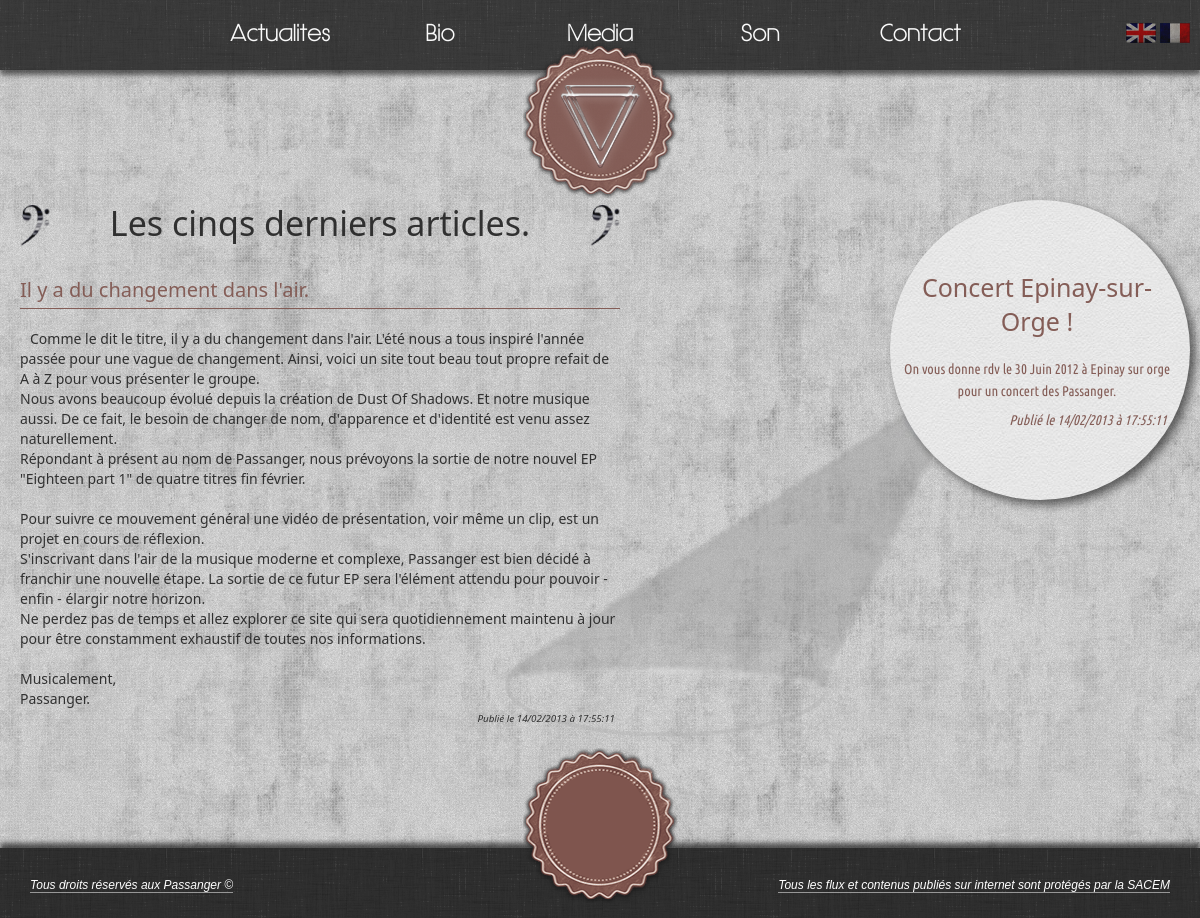
Before: / with the older database file.
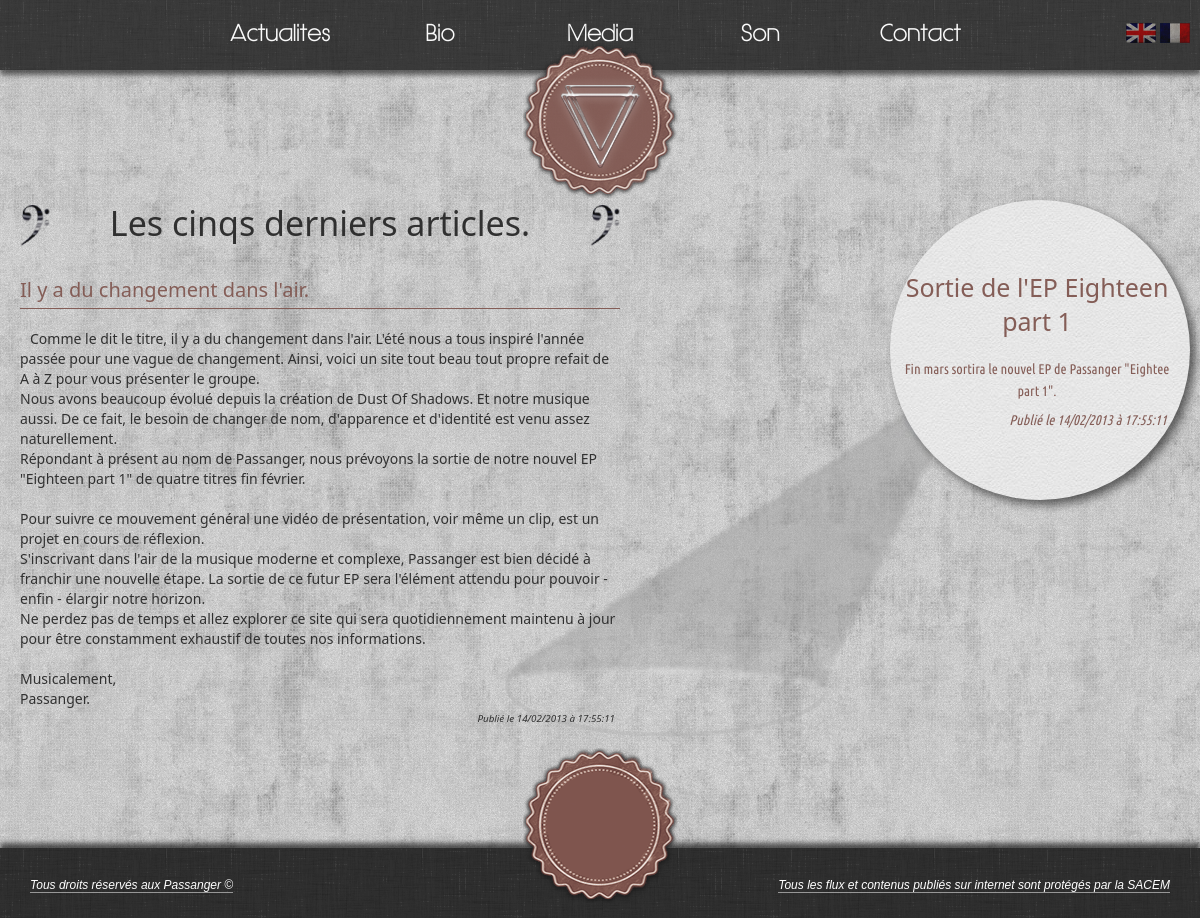
After: the same page with the newer database file.
### tables this page shows
CREATE TABLE IF NOT EXISTS `links` (
  `idLinks` smallint(5) unsigned NOT NULL AUTO_INCREMENT,
  `text` varchar(200) NOT NULL,
  `href` mediumtext NOT NULL,
  `lang` varchar(2) NOT NULL,
  PRIMARY KEY (`idLinks`)
);

CREATE TABLE IF NOT EXISTS `actus` (
  `idActus` smallint(5) unsigned NOT NULL AUTO_INCREMENT,
  `nom_table` varchar(255) NOT NULL,
  `title` varchar(250) NOT NULL,
  `body` longtext NOT NULL,
  `date` int(11) NOT NULL,
  `lang` varchar(2) NOT NULL,
  PRIMARY KEY (`idActus`)
);

CREATE TABLE IF NOT EXISTS `event` (
  `idEvent` smallint(5) NOT NULL AUTO_INCREMENT,
  `nom_table` varchar(255) NOT NULL,
  `title` varchar(255) NOT NULL,
  `body` text NOT NULL,
  `date` int(11) NOT NULL,
  `type` varchar(11) NOT NULL,
  `lang` varchar(2) NOT NULL,
  PRIMARY KEY (`idEvent`)
);

### class/Session.php (called while the page is built, shortened)
<?php
class Session{
    public function __construct($sessionName = 'anonyme',$cookieParams = array(), $timeout = 3600){
        $this->sessionName = (string) $sessionName;
        $this->cookieParams = array_merge(
			session_get_cookie_params(),
			$cookieParams
        );
    }
    public function write($key, $value){
        return $this;
    }
    public function read($key, $default = NULL){
        return (isset($_SESSION[$key]))? $_SESSION[$key] : $default;
    }
}

### bootstrap.php (called while the page is built, shortened)
<?php
require_once 'class/Session.php';
$session = new Session();

### class/Links.php (called while the page is built)
<?php
class Links{
    private $pdo = null;
    private $lang = null;
    public function __construct($pdo, $lang){
        $this->pdo = $pdo;
        $this->lang = $lang;
    }
    public function getAllLinks(){
        $request = "SELECT idLinks, text, href
			FROM links
			WHERE lang='".$this->lang."'";
		$links_array = array();
        try{
            $result = $this->pdo->query($request);
            while($ligne = $result->fetch(PDO::FETCH_ASSOC)){
                    $links_array[$ligne['idLinks']] = $ligne;
            }
            return $links_array;
        }catch(PDOException $e){
            print $e->getMessage();
        }
        return array();
    }
}

### class/Actus.php (called while the page is built, shortened)
<?php
class Actus{
    private $pdo = null;
    private $lang = null;
    public function __construct($pdo, $lang){
        $this->pdo = $pdo;
        $this->lang = $lang;
    }
	public function getLastFiveActus(){
        $request = "SELECT idActus, title, body , date
			FROM actus
			WHERE lang='".$this->lang."'
			LIMIT 5";
        $actus_array = array();
        try{
            $result = $this->pdo->query($request);
            while($ligne = $result->fetch(PDO::FETCH_ASSOC)){
                $actus_array[$ligne['idActus']] = $ligne;
            }
            return $actus_array;
        }catch(PDOException $e){
            print $e->getMessage();
        }
        return array();
	}
}

### class/Event.php (called while the page is built, shortened)
<?php
class Event{
    private $pdo = null;
    private $lang = null;
    public function __construct($pdo, $lang){
        $this->pdo = $pdo;
        $this->lang = $lang;
    }
	public function getLastFiveEvent(){
        $request = "SELECT idEvent, title, body , date, type
			FROM event
			WHERE lang='".$this->lang."'
			LIMIT 5";
        $event_array = array();
        try{
            $result = $this->pdo->query($request);
            while($ligne = $result->fetch(PDO::FETCH_ASSOC)){
                $event_array[$ligne['idEvent']] = $ligne;
            }
            return $event_array;
        }catch(PDOException $e){
            print $e->getMessage();
        }
        return array();
	}
}

### home.php (the view, shortened to what this page needs)
<?php
	require_once 'class/Actus.php';
	require_once 'class/Event.php';
	$actus = new Actus($pdo,$session->read('langue'));
	$actusInformation = $actus->getLastFiveActus();
	$event = new Event($pdo,$session->read('langue'));
	$eventInformation = $event->getLastFiveEvent();
?>
<div id="conteneur">
	<div id="article">
	    <h1><?php echo LAST_FIVE_ARTICLE; ?></h1>
	    <?php
		    foreach($actusInformation as $this_actu){
	    ?>
	    <article>
	    <div class="article_block">
		    <h2 class="titre"><?php echo $this_actu['title']; ?></h2>
		    <div class="content_article">
			    <p>
				    <?php echo nl2br($this_actu['body']); ?>
				    <?php echo "<p class='published'>".DATE_PUBLISHED." " , date("d/m/Y ".AT." H:i:s",$this_actu['date']) , "</p>"; ?>
			    </p>
		    </div>
	    </div>
	    </article>
	    <?php
		    }
	    ?>
	</div>
	<div id="event">
		<?php
			$compteur = 1;
			foreach($eventInformation as $this_event){
		?>
		<section id="event-<?php echo $compteur; ?>" <?php if($compteur == 1)echo "class='active_carousel'"; ?>>
		<div class="section_block">
			<h2 class="titre">
				<?php echo $this_event['title']; ?>
			</h2>
			<div class="content_event">
				<?php echo $this_event['body']; ?>
			</div>
			<div class="date_event">
				<?php echo "<p class='published'>".DATE_PUBLISHED." " , date("d/m/Y ".AT." H:i:s",$this_event['date']) , "</p>"; ?>
			</div>
		</div>
		</section>
		<?php
			    $compteur++;
			}
		?>
	    <img id="projo-right-to-left" src="public/media/image/lumiere.png" alt="lumiere droite" />
	</div>
</div>

### index.php (shortened to what this page needs)
<?php
	require_once 'bootstrap.php';
	require_once 'class/Header.php';
?>
<!DOCTYPE HTML>
<html>
    <head>
        <?php
            include("page/meta.phtml");
        ?>
    </head>
    <body <?php echo (isset($_SESSION['loader']) && $_SESSION['loader'] != 'off' ? 'onload="loader()"':"") ; ?> >
		<div id="global">
			<div id="corps">
				<?php
					include("page/header.phtml");
					include($page.".php");
				?>
			</div>
			<?php
				include("page/footer.phtml");
			?>
		</div>
    </body>
</html>

### page/meta.phtml (shortened to what this page needs)
<link rel="stylesheet" href="public/css/style.css" media="screen" type="text/css">
<link rel="stylesheet" href="public/css/animation.css" media="screen" type="text/css">
<link rel="stylesheet" type="text/css" href="public/css/common.css" />
<link rel="stylesheet" type="text/css" href="public/css/style_social.css" />
<link rel="stylesheet" type="text/css" href="public/css/style_slider.css" />
<link rel="stylesheet" type="text/css" href="public/css/elastislide.css" />
<link rel="stylesheet" type="text/css" href="public/css/responsiv.css" />

### page/header.phtml (shortened to what this page needs)
<?php
	require_once 'class/Links.php';
	$links = new Links($pdo,$session->read('langue'));
	$linksInformation = $links->getAllLinks();
    $tag_langue = isset($_SESSION['langue'])?$_SESSION['langue']:'fr';
	$actual_url = ($_SERVER['REQUEST_URI'] == '/'?'/'.$tag_langue.'-home':$_SERVER['REQUEST_URI']);
?>
<header>
<div id="header_block">
	<div id="language">
		<a href="set_language.php?lang=en" title="English Version">
			<img src="public/media/image/flag_en.png" />
		</a>
		<a href="set_language.php?lang=fr" title="Version Française">
			<img src="public/media/image/flag_fr.png" />
		</a>
	</div>
	<div id="header">
		<ul>
		<?php
			foreach($linksInformation as $this_link_information){
				$id_css_array = explode('.',$this_link_information['href']);
				$id_css = reset($id_css_array);
				$url_tab = '/'.$tag_langue.'-'.$this_link_information['href'];
				if($this_link_information['href'] != 'home'){
					echo '
		<li '.(($actual_url == $url_tab)?'class="selected menu"':'class="menu"').'id="'.$id_css.'">
			<a href="'.$tag_langue.'-'.$this_link_information['href'].'">'.
				$this_link_information['text'].'
			</a>
		</li>';
				}
			}
		?>
		</ul>
	</div>
	<div id="logo">
		<a href="<?php echo $tag_langue; ?>-home">
		</a>
	</div>
</div>
</header>

### page/footer.phtml
<footer>
<div id="footer_block">
	<div id="footer">
		<p class="foot_left">
			<?php echo COPYRIGHT;?>
		</p>
		<p class="foot_right">
			<?php echo SACEM; ?>
		</p>
	</div>
	<div id="copyright">
	</div>
</div>
</footer>

### public/css/responsiv.css (style rules this page uses)
@media screen and (max-width: 1210px) { #event { float: left; } }
@media screen and (max-width: 1210px) { #article { float: left; margin-left: 20px; } }

Changed rows visible on the page:
changed event: title "Concert Epinay-sur-Orge !" → "Sortie de l'EP Eighteen part 1"; body "On vous donne rdv le 30 Juin 2012 à Epinay sur orge pour un concert des Passanger." → "Fin mars sortira le nouvel EP de Passanger \"Eightee part 1\"."
